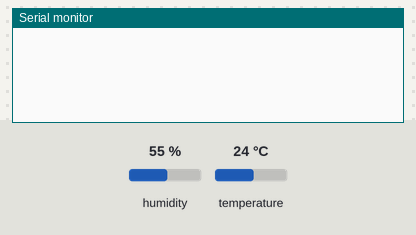
Simulated run of this sketch. Board: ESP8266 (NodeMCU). On the bench: the last lines printed to the serial monitor. The test bench sets the inputs (shaded band); at power-on: humidity 55 %, temperature 24 °C.

Above: at 2.7 s.
2.8 s: humidity set to 22 %
At 17.9 s:
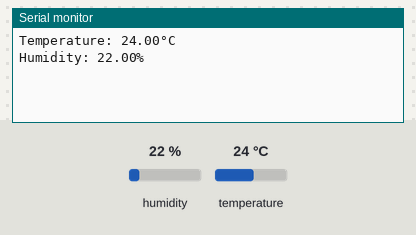
25.3 s: temperature set to 12 °C
At 31.9 s:
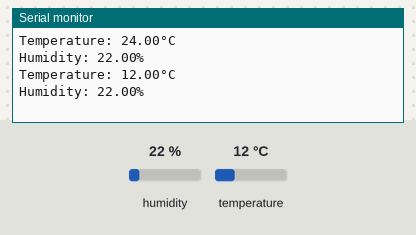
47.8 s: humidity set to 40 %
At 62.3 s:
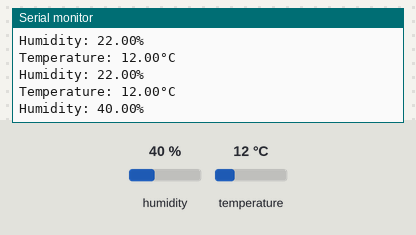

The sketch:

ESP8266-DHT11.ino
```cpp
#include <Adafruit_Sensor.h>
#include <DHT.h>
#include <DHT_U.h>
#include <CayenneMQTTESP8266.h>

#define DHTPIN     14         // Pin connected to the DHT sensor.
#define CAYENNE_PRINT Serial
#define DHTTYPE    DHT11     // DHT 11

// WiFi network info.
char ssid[] = "xyz";
char wifiPassword[] = "xyz";

// Cayenne authentication info. This should be obtained from the Cayenne Dashboard.
char username[] = "xxx";
char password[] = "xxx";
char clientID[] = "xxx";

DHT_Unified dht(DHTPIN, DHTTYPE);
uint32_t delayMS;

void setup() {
	Serial.begin(9600);
	Cayenne.begin(username, password, clientID, ssid, wifiPassword);

  // Initialize DHT11 device.
  dht.begin();
  sensor_t sensor;
  dht.temperature().getSensor(&sensor);
  dht.humidity().getSensor(&sensor);
  delayMS = sensor.min_delay / 1000;
}

void loop() {
	Cayenne.loop();
}

// Default function for sending sensor data at intervals to Cayenne.
// You can also use functions for specific channels, e.g CAYENNE_OUT(1) for sending channel 1 data.
CAYENNE_OUT_DEFAULT()
{
	// Write data to Cayenne here. This example just sends the current uptime in milliseconds on virtual channel 0.
	//Cayenne.virtualWrite(0, millis());
	// Some examples of other functions you can use to send data.
	//Cayenne.celsiusWrite(1, 22.0);
	//Cayenne.luxWrite(2, 700);
	//Cayenne.virtualWrite(3, 50, TYPE_PROXIMITY, UNIT_CENTIMETER);

   sensors_event_t event;
    dht.temperature().getEvent(&event);
    if (isnan(event.temperature)) {
      Serial.println(F("Error reading temperature!"));
    }
    else {
      Serial.print(F("Temperature: "));
      Serial.print(event.temperature);
      Cayenne.celsiusWrite(1, event.temperature);
      Serial.println(F("°C"));
    }
    // Get humidity event and print its value.
    dht.humidity().getEvent(&event);
    if (isnan(event.relative_humidity)) {
      Serial.println(F("Error reading humidity!"));
    }
    else {
      Serial.print(F("Humidity: "));
      Serial.print(event.relative_humidity);
      Cayenne.virtualWrite(2, event.relative_humidity, "rel_hum", "p");
      Serial.println(F("%"));
    }
}

// Default function for processing actuator commands from the Cayenne Dashboard.
// You can also use functions for specific channels, e.g CAYENNE_IN(1) for channel 1 commands.
CAYENNE_IN_DEFAULT()
{
	CAYENNE_LOG("Channel %u, value %s", request.channel, getValue.asString());
	//Process message here. If there is an error set an error message using getValue.setError(), e.g getValue.setError("Error message");
}
```

Measured:
- after the input at 2.8 s, the serial monitor: prints a new line after 13.7 s (image 1)
- after the input at 25.3 s, the serial monitor: prints a new line after 6.2 s (image 2)
- after the input at 47.8 s, the serial monitor: prints a new line after 13.7 s (image 3)
